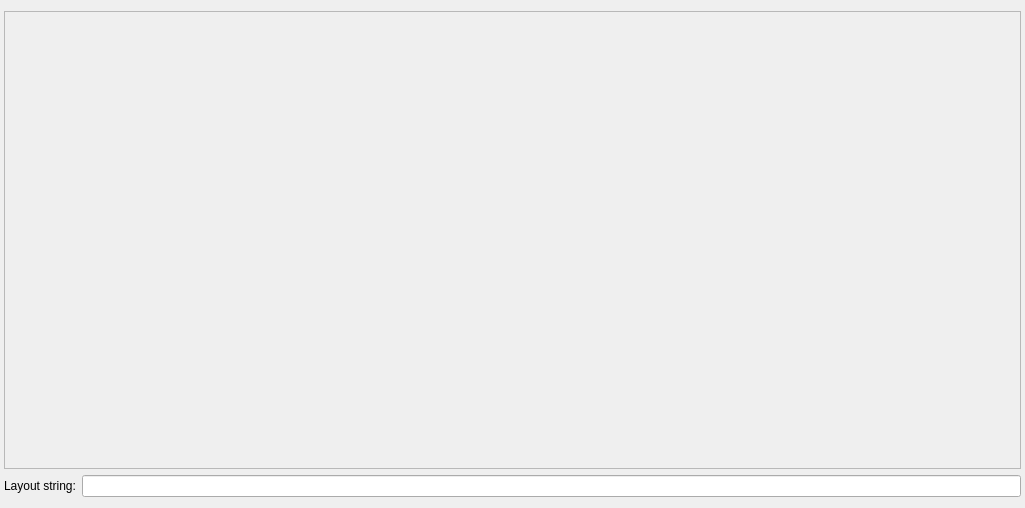
<?xml version="1.0" encoding="UTF-8"?>
<ui version="4.0">
 <class>CorruptionLayoutEditor</class>
 <widget class="QMainWindow" name="CorruptionLayoutEditor">
  <property name="geometry">
   <rect>
    <x>0</x>
    <y>0</y>
    <width>1025</width>
    <height>508</height>
   </rect>
  </property>
  <property name="windowTitle">
   <string>Tracker</string>
  </property>
  <widget class="QWidget" name="central_widget">
   <property name="maximumSize">
    <size>
     <width>16777215</width>
     <height>16777215</height>
    </size>
   </property>
   <layout class="QGridLayout" name="gridLayout">
    <property name="leftMargin">
     <number>4</number>
    </property>
    <property name="rightMargin">
     <number>4</number>
    </property>
    <item row="0" column="0" colspan="2">
     <widget class="QScrollArea" name="scroll_area">
      <property name="widgetResizable">
       <bool>true</bool>
      </property>
      <widget class="QWidget" name="scroll_area_contents">
       <property name="geometry">
        <rect>
         <x>0</x>
         <y>0</y>
         <width>1015</width>
         <height>439</height>
        </rect>
       </property>
       <layout class="QHBoxLayout" name="scroll_area_layout">
        <property name="leftMargin">
         <number>2</number>
        </property>
        <property name="topMargin">
         <number>2</number>
        </property>
        <property name="rightMargin">
         <number>2</number>
        </property>
        <property name="bottomMargin">
         <number>2</number>
        </property>
       </layout>
      </widget>
     </widget>
    </item>
    <item row="1" column="0">
     <widget class="QLabel" name="layout_label">
      <property name="text">
       <string>Layout string:</string>
      </property>
     </widget>
    </item>
    <item row="1" column="1">
     <widget class="QLineEdit" name="layout_edit">
      <property name="readOnly">
       <bool>true</bool>
      </property>
     </widget>
    </item>
   </layout>
  </widget>
  <widget class="QMenuBar" name="menu_bar">
   <property name="geometry">
    <rect>
     <x>0</x>
     <y>0</y>
     <width>1025</width>
     <height>21</height>
    </rect>
   </property>
  </widget>
  <action name="actionAction">
   <property name="text">
    <string>Action</string>
   </property>
  </action>
  <action name="menu_reset_action">
   <property name="text">
    <string>Reset</string>
   </property>
  </action>
 </widget>
 <layoutdefault spacing="6" margin="11"/>
 <resources/>
 <connections/>
</ui>
